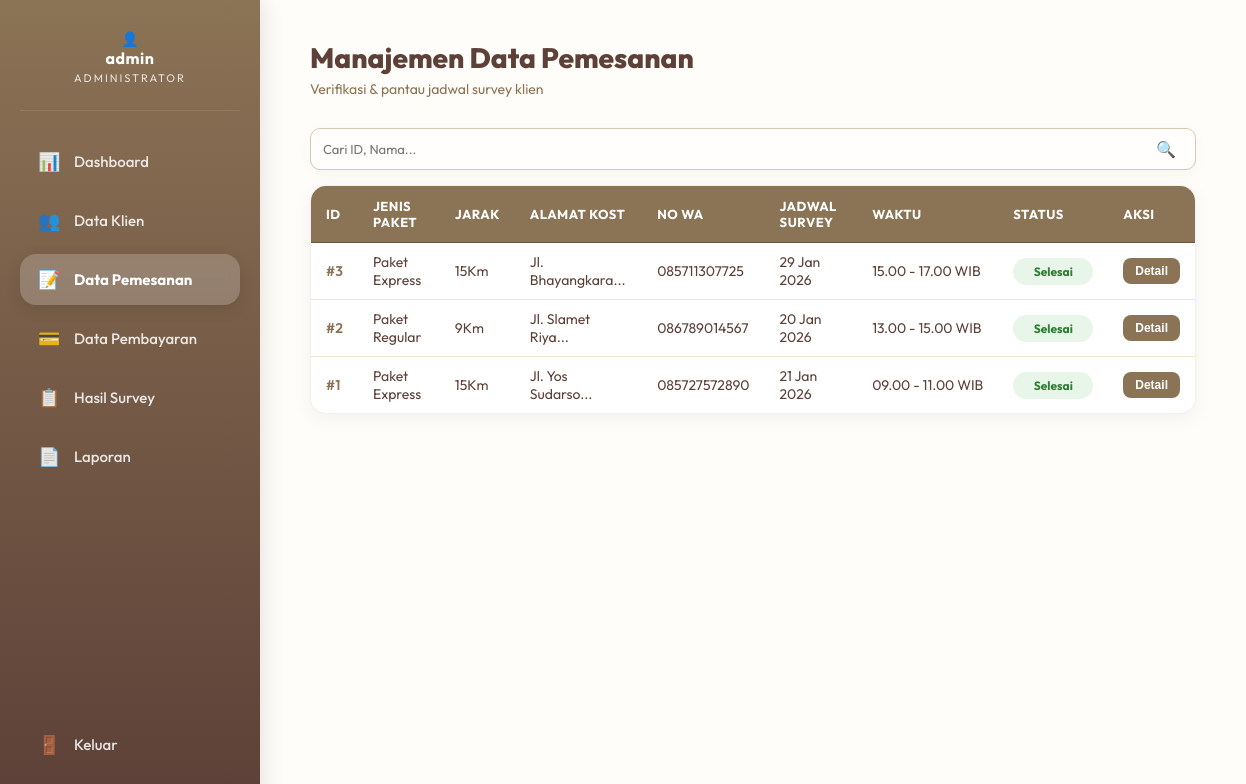
The app's page /admin/pemesanan.php (signed in) with its own data.
### tables this page shows
CREATE TABLE `pemesanan` (
  `id_pemesanan` int(8) NOT NULL,
  `id_klien` int(8) NOT NULL,
  `id_layanan` int(8) NOT NULL,
  `jarak_dari_kantor` varchar(50) NOT NULL,
  `alamat_kost` text NOT NULL,
  `no_wa_klien` varchar(15) NOT NULL,
  `jadwal_survey` date NOT NULL,
  `waktu_survey` time NOT NULL,
  `catatan_tambahan` text NOT NULL
);

CREATE TABLE `layanan` (
  `id_layanan` int(8) NOT NULL,
  `jenis_layanan` varchar(100) NOT NULL,
  `keterangan` text NOT NULL,
  `biaya` varchar(100) NOT NULL,
  `ketentuan` text NOT NULL
);

CREATE TABLE `klien` (
  `id_klien` int(8) NOT NULL,
  `nama_lengkap` varchar(100) NOT NULL,
  `email` varchar(100) NOT NULL,
  `no_wa` varchar(15) NOT NULL,
  `password` varchar(255) NOT NULL
);

### admin/pemesanan.php (the view, shortened to what this page needs)
<?php
require_once '../config.php';
$admin_name = $_SESSION['admin_name'] ?? 'Admin';
$sql = "SELECT p.*, k.nama_lengkap, k.no_wa, l.jenis_layanan,
               pay.status as status_bayar,
               h.id_survey
        FROM pemesanan p
        JOIN klien k ON p.id_klien = k.id_klien
        JOIN layanan l ON p.id_layanan = l.id_layanan
        LEFT JOIN pembayaran pay ON p.id_pemesanan = pay.id_pemesanan
        LEFT JOIN hasil_survey h ON p.id_pemesanan = h.id_pemesanan
        ORDER BY p.id_pemesanan DESC";
$result = $conn->query($sql);
$orders = [];
$js_detail_data = [];
if ($result && $result->num_rows > 0) {
    while($row = $result->fetch_assoc()) {
        $status_display = 'Menunggu';
        $status_bg = 'status-pending';
        $action_label = 'Verifikasi Pembayaran';
        $action_target = 'pembayaran_admin.php';
        if ($row['id_survey']) {
            $status_display = 'Selesai';
            $status_bg = 'status-success';
            $action_label = 'Lihat Laporan';
            $action_target = 'survey.php';
        } elseif ($row['status_bayar'] == 'Valid') {
             $status_display = 'Diproses';
             $status_bg = 'status-info';
             $action_label = 'Selesai (Input Survey)';
             $action_target = 'survey.php?id_simpan=' . $row['id_pemesanan'];
        } elseif ($row['status_bayar'] == 'Invalid') {
             $status_display = 'Ditolak';
             $status_bg = 'status-danger';
             $action_label = 'Cek Pembayaran';
             $action_target = 'pembayaran.php';
        } elseif ($row['status_bayar'] == 'Menunggu' || $row['status_bayar'] == 'Pending' || $row['status_bayar'] == null) {
            $status_display = 'Menunggu';
            $status_bg = 'status-pending';
            $action_label = 'Cek Pembayaran';
            $action_target = 'pembayaran.php';
        }
        $row['status_derived'] = $status_display;
        $start_time = strtotime($row['waktu_survey']);
        $end_time = $start_time + (2 * 3600);
        $time_range = date('H.i', $start_time) . ' - ' . date('H.i', $end_time) . ' WIB';
        $orders[] = $row;
        $js_detail_data[$row['id_pemesanan']] = [
            'id' => sprintf("%02d", $row['id_pemesanan']),
            'real_id' => $row['id_pemesanan'],
            'paket' => $row['jenis_layanan'],
            'jarak' => ($row['jarak_dari_kantor'] ?? '-') . 'Km',
            'alamat' => $row['alamat_kost'],
            'wa' => $row['no_wa'],
            'jadwal' => date('d F Y', strtotime($row['jadwal_survey'])),
            'waktu' => $time_range,
            'status' => $status_display,
            'catatan' => $row['catatan_tambahan'] ?? '-',
            'status_class' => $status_bg,
            'btn_text' => $action_label,
            'btn_url'  => $action_target
        ];
    }
}
?>
<!DOCTYPE html>
<html lang="id">
<head>
    <link rel="stylesheet" href="../css/admin_global.css?v=<?php echo time(); ?>">
</head>
<body>
    <aside class="sidebar">
        <div class="profile-section">
            <div class="profile-icon-circle">👤</div>
            <div class="profile-name"><?php echo htmlspecialchars($admin_name); ?></div>
            <div class="profile-role">Administrator</div>
        </div>
        <ul class="nav-links">
            <li><a href="dashboard.php"><span class="icon">📊</span> Dashboard</a></li>
            <li><a href="pengguna.php"><span class="icon">👥</span> Data Klien</a></li>
            <li><a href="pemesanan.php" class="active"><span class="icon">📝</span> Data Pemesanan</a></li>
            <li><a href="pembayaran.php"><span class="icon">💳</span> Data Pembayaran</a></li>
            <li><a href="survey.php"><span class="icon">📋</span> Hasil Survey</a></li>
            <li><a href="laporan.php"><span class="icon">📄</span> Laporan</a></li>
            <li><a href="../logout.php" class="logout-btn"><span class="icon">🚪</span> Keluar</a></li>
        </ul>
    </aside>
    <main class="main-content">
        <div class="page-header">
            <div class="page-title">
                <h1>Manajemen Data Pemesanan</h1>
                <p>Verifikasi & pantau jadwal survey klien</p>
            </div>
        </div>
        <div class="search-container-full">
            <input type="text" placeholder="Cari ID, Nama..." id="searchInput">
            <span class="search-icon">🔍</span>
        </div>
        <div class="table-container">
            <table>
                <thead>
                    <tr>
                        <th>ID</th>
                        <th>Jenis Paket</th>
                        <th>Jarak</th>
                        <th>Alamat Kost</th>
                        <th>No WA</th>
                        <th>Jadwal Survey</th>
                        <th>Waktu</th>
                        <th>Status</th>
                        <th>Aksi</th>
                    </tr>
                </thead>
                <tbody>
                    <?php foreach($orders as $row):
                        $sTime = strtotime($row['waktu_survey']);
                        $range = date('H.i', $sTime) . ' - ' . date('H.i', $sTime + 7200) . ' WIB';
                    ?>
                        <tr>
                            <td>#<?php echo $row['id_pemesanan']; ?></td>
                            <td><?php echo $row['jenis_layanan']; ?></td>
                            <td><?php echo ($row['jarak_dari_kantor'] ?? '0') . 'Km'; ?></td>
                            <td><?php echo htmlspecialchars(substr($row['alamat_kost'], 0, 15)); ?>...</td>
                            <td><?php echo $row['no_wa']; ?></td>
                            <td><?php echo date('d M Y', strtotime($row['jadwal_survey'])); ?></td>
                            <td style="white-space:nowrap;"><?php echo $range; ?></td>
                            <td>
                                <span class="status-badge <?php echo $js_detail_data[$row['id_pemesanan']]['status_class']; ?>">
                                    <?php echo $row['status_derived']; ?>
                                </span>
                            </td>
                            <td>
                                <button class="btn btn-sm btn-primary" onclick="openModal('<?php echo $row['id_pemesanan']; ?>')">Detail</button>
                            </td>
                        </tr>
                    <?php endforeach; ?>
                </tbody>
            </table>
        </div>
    </main>
</body>
</html>

### css/admin_global.css (style rules this page uses)
:root { --primary: #8B7355; --primary-dark: #6B563D; --accent: #D4A373; --bg-body: #FFFDF9; --text-dark: #4A3B32; --sidebar-gradient: linear-gradient(180deg, #8B7355 0%, #5D4037 100%); --header-brown: #8B7355; --row-hover: #FAFAFA; --border-light: #F0E6D2; }
* { margin: 0; padding: 0; box-sizing: border-box; }
body { font-family: 'Outfit', sans-serif; background-color: var(--bg-body); color: var(--text-dark); display: flex; min-height: 100vh; font-size: 14px; }
.sidebar { width: 260px; background: var(--sidebar-gradient); position: fixed; top: 0; left: 0; bottom: 0; display: flex; flex-direction: column; z-index: 1000; box-shadow: 4px 0 20px rgba(0, 0, 0, 0.1); padding: 30px 20px; }
.profile-section { padding: 0 0 25px 0; text-align: center; color: white; border-bottom: 1px solid rgba(255, 255, 255, 0.1); margin-bottom: 25px; }
.profile-name { font-weight: 700; font-size: 16px; margin-bottom: 3px; letter-spacing: 0.5px; }
.profile-role { font-size: 11px; opacity: 0.8; letter-spacing: 2px; text-transform: uppercase; }
.nav-menu, .nav-links { list-style: none; padding: 0; flex: 1; display: flex; flex-direction: column; gap: 8px; }
.nav-link, .nav-links a { display: flex; align-items: center; gap: 14px; padding: 14px 18px; text-decoration: none; color: rgba(255, 255, 255, 0.85); border-radius: 16px; font-size: 15px; font-weight: 500; transition: 0.2s; }
.nav-link:hover, .nav-link.active, .nav-links a:hover, .nav-links a.active { background: rgba(255, 255, 255, 0.2); color: white; font-weight: 700; backdrop-filter: blur(5px); box-shadow: 0 5px 15px rgba(0, 0, 0, 0.1); }
.nav-link i, .nav-links a .icon { width: 22px; text-align: center; font-size: 18px; }
.nav-links li { display: contents; }
.nav-links li:last-child { margin-top: auto; }
.nav-links li:last-child a { margin-top: auto; }
.main-content { margin-left: 260px; flex: 1; padding: 40px 50px; max-width: 1400px; }
.page-header { margin-bottom: 30px; display: flex; justify-content: space-between; align-items: center; }
.page-title h1 { font-size: 28px; font-weight: 800; color: #5D4037; margin-bottom: 5px; }
.page-title p { color: #8B7355; font-size: 14px; }
.search-container-full { width: 100%; max-width: 100%; margin-bottom: 15px; position: relative; }
.search-container-full input { width: 100%; padding: 12px 45px 12px 20px; border-radius: 12px; border: 1px solid rgba(139, 115, 85, 0.15); background: white; font-size: 14px; box-shadow: 0 4px 15px rgba(0, 0, 0, 0.03); transition: 0.3s; }
.search-container-full span.search-icon { position: absolute; right: 20px; left: auto; top: 50%; transform: translateY(-50%); color: #A0826D; font-size: 16px; }
.table-container, .table-section { background: white; border-radius: 16px; overflow: hidden; box-shadow: 0 5px 20px rgba(0, 0, 0, 0.05); border: 1px solid rgba(139, 115, 85, 0.1); margin-bottom: 30px; padding: 0; width: 100%; margin-left: auto; margin-right: auto; }
table { width: 100%; border-collapse: collapse; }
thead tr { background-color: var(--header-brown); color: white; }
th { padding: 12px 15px; text-align: left; font-size: 13px; font-weight: 700; text-transform: uppercase; letter-spacing: 0.5px; border-bottom: 1px solid #6B563D; }
tbody tr { border-bottom: 1px solid var(--border-light); transition: 0.2s; }
tbody tr:last-child { border-bottom: none; }
td { padding: 10px 15px; font-size: 14px; color: #5D4037; vertical-align: middle; border-right: none; border-left: none; }
td:first-child { font-weight: 600; color: var(--header-brown); }
.btn { display: inline-flex; align-items: center; justify-content: center; gap: 8px; padding: 8px 16px; border-radius: 8px; font-size: 13px; font-weight: 600; text-decoration: none; border: none; cursor: pointer; transition: 0.2s; }
.btn-primary { background: var(--primary); color: white; }
.btn-sm { padding: 6px 12px; font-size: 12px; }
.status-badge { padding: 6px 12px; border-radius: 20px; font-size: 12px; font-weight: 700; display: inline-block; text-align: center; min-width: 80px; }
.status-success { background: #E8F5E9; color: #2E7D32; }
input[type="text"], input[type="date"], input[type="url"], input[type="number"], select, textarea { width: 100%; padding: 12px; border: 1px solid #D7C7B5; border-radius: 10px; font-family: inherit; font-size: 13px; outline: none; transition: 0.2s; background: #FFFEFC; }

### admin/pemesanan.php (style rules this page uses)
.search-icon { position: absolute; left: 15px; top: 50%; transform: translateY(-50%); color: #D7C7B5; }

### records on screen
pemesanan: id_pemesanan "3", id_layanan.jenis_layanan "Paket Express", jarak_dari_kantor "15", alamat_kost "Jl. Bhayangkara", id_klien.no_wa "085711307725", jadwal_survey "29 Jan 2026", waktu_survey "15.00 - 17.00 WIB", status_derived "Selesai"
pemesanan: id_pemesanan "2", id_layanan.jenis_layanan "Paket Regular", jarak_dari_kantor "9", alamat_kost "Jl. Slamet Riya", id_klien.no_wa "086789014567", jadwal_survey "20 Jan 2026", waktu_survey "13.00 - 15.00 WIB", status_derived "Selesai"
pemesanan: id_pemesanan "1", id_layanan.jenis_layanan "Paket Express", jarak_dari_kantor "15", alamat_kost "Jl. Yos Sudarso", id_klien.no_wa "085727572890", jadwal_survey "21 Jan 2026", waktu_survey "09.00 - 11.00 WIB", status_derived "Selesai"

### other values on screen
$admin_name "admin"
